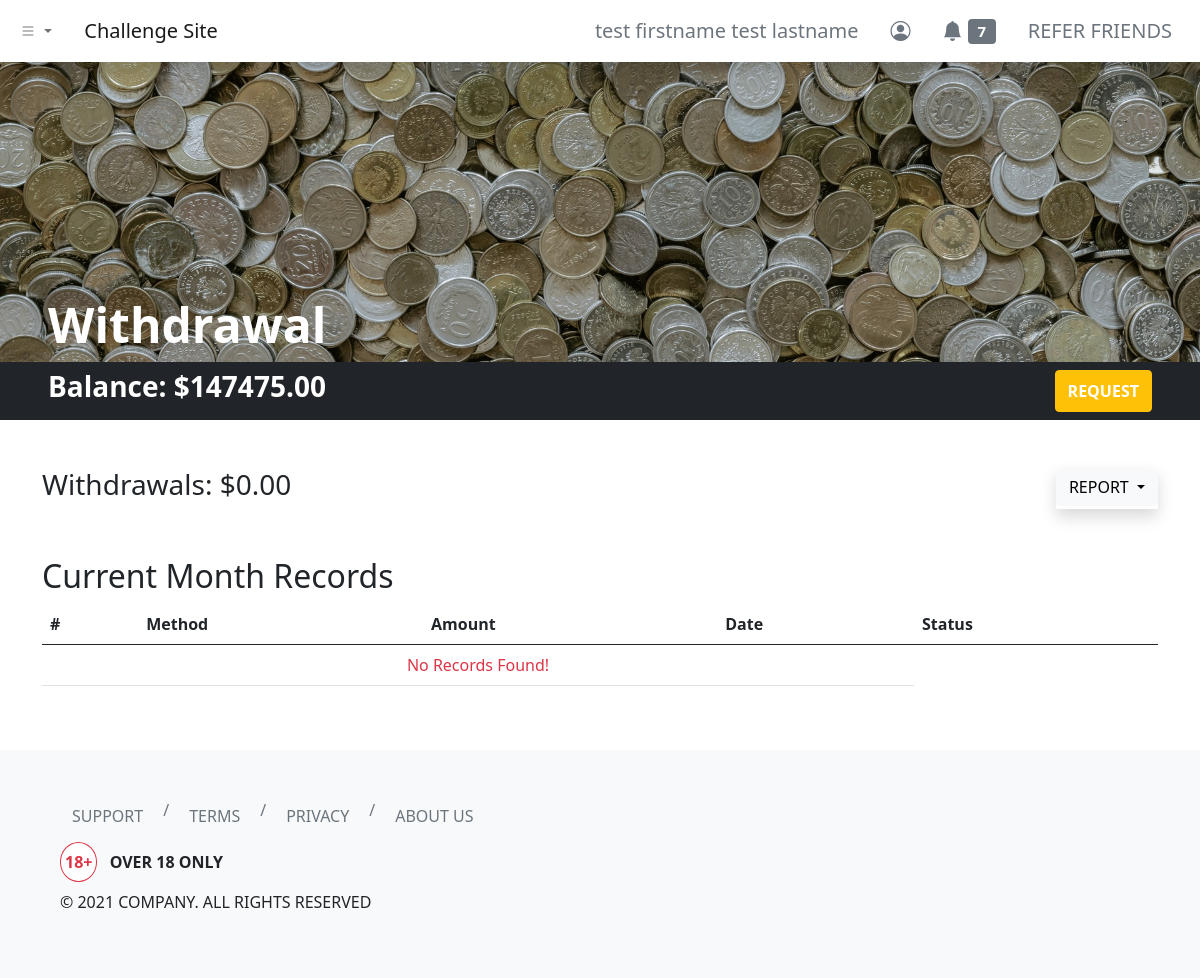
Screenshot of /dashboard/withdrawal/?report-filter=current-month (signed in) with the database file from the repository.
### tables this page shows
CREATE TABLE `users` (
  `id` int(11) NOT NULL,
  `username` varchar(255) NOT NULL,
  `first_name` varchar(255) NOT NULL,
  `last_name` varchar(255) NOT NULL,
  `email` varchar(255) NOT NULL,
  `user_password` varchar(255) NOT NULL,
  `balance` decimal(65,30) UNSIGNED NOT NULL DEFAULT 0.000000000000000000000000000000,
  `skill_points` int(11) NOT NULL
);

### php-apis/clean-input.php (called while the page is built)
<?php
function clean_input($data)
{
    $data = trim($data);
    $data = stripslashes($data);
    $data = htmlspecialchars($data);
    return $data;
}

### dashboard/withdrawal/index.php (the view, shortened to what this page needs)
<?php
include '../../header.php';
?>
<link rel="stylesheet" href="./index.css">
<div class="hero bg-dark d-flex align-items-end px-5">
    <h1 class="text-white display-5 fw-bold">Withdrawal</h1>
</div>
<div class="container-fluid bg-dark py-2 px-5">
    <div class="row">
        <div class="col d-flex justify-content-between">
            <h3 class="text-white fw-bold">Balance:
                <?php
                include_once '../../php-apis/db-config.php';
                include_once '../../php-apis/clean-input.php';
                $user_id = $_SESSION['id'];
                $sql3 = "SELECT * FROM users WHERE id=$user_id";
                $result3 = mysqli_query($conn, $sql3);
                if (mysqli_num_rows($result3) > 0) {
                    while ($row3 = mysqli_fetch_assoc($result3)) {
                        echo '$' . number_format($row3['balance'], 2, '.', '');
                    }
                } else {
                    header("Location: ../../php-apis/logout.php");
                    die();
                }
                ?>
            </h3>
            <button type="button" class="btn btn-warning text-uppercase text-white fw-bold" data-bs-toggle="modal" data-bs-target="#withdrawalModal">
                Request
            </button>
        </div>
    </div>
</div>
<div class="container my-5">
    <div class="row">
        <div class="col">
            <h3>Withdrawals:
                <?php
                $sql = "SELECT SUM(amount) AS withdrawalSum FROM withdrawal_log WHERE withdrawal_by = $user_id";
                $result = mysqli_query($conn, $sql);
                if (mysqli_num_rows($result) > 0) {
                    while ($row = mysqli_fetch_assoc($result)) {
                        echo '$' . number_format($row['withdrawalSum'], 2, '.', '');
                    }
                } else {
                    echo "$0.00";
                }
                ?>
            </h3>
        </div>
        <div class="col d-flex">
            <div class="dropdown shadow ms-auto">
                <button class="btn btn-light dropdown-toggle text-uppercase" type="button" data-bs-toggle="dropdown" aria-expanded="false">
                    Report
                </button>
            </div>
        </div>
    </div>
</div>
<div class="container my-5">
    <div class="row">
        <div class="col">
            <h2 class="text-capitalize"><?php echo (isset($_GET['report-filter']) && !empty($_GET['report-filter'])) ? (str_replace("-", " ", mysqli_real_escape_string($conn, clean_input($_GET['report-filter'])))) : ("All") ?> Records</h2>
            <table class="table">
                <thead>
                    <tr>
                        <th scope="col">#</th>
                        <th scope="col">Method</th>
                        <th scope="col">Amount</th>
                        <th scope="col">Date</th>
                        <th scope="col">Status</th>
                    </tr>
                </thead>
                <tbody>
                    <?php
                    if (isset($_GET['report-filter']) && !empty($_GET['report-filter'])) {
                        $reportFilter = mysqli_real_escape_string($conn, clean_input($_GET["report-filter"]));
                        switch ($reportFilter) {
                            case "current-month":
                                $sql2 = "SELECT * FROM withdrawal_log WHERE MONTH(server_timestamp) = MONTH(CURRENT_DATE()) AND YEAR(server_timestamp) = YEAR(CURRENT_DATE()) AND withdrawal_by = $user_id ORDER BY server_timestamp DESC";
                                break;
                        }
                    } else {
                        $sql2 = "SELECT * FROM withdrawal_log WHERE withdrawal_by = $user_id ORDER BY server_timestamp DESC";
                    }
                    $result2 = mysqli_query($conn, $sql2);
                    if (mysqli_num_rows($result2) > 0) {
                        $count = 1;
                        while ($row2 = mysqli_fetch_assoc($result2)) {
                    ?>
                            <tr>
                                <th scope="row"><?php echo $count; ?></th>
                                <td><?php echo $row2['method']; ?></td>
                                <td><?php echo '$' . number_format($row2['amount'], 2, '.', ''); ?></td>
                                <td><?php echo $row2['client_date']; ?></td>
                                <td><?php echo $row2['withdrawal_status']; ?></td>
                            </tr>
                        <?php
                            $count++;
                        }
                    } else {
                        ?>
                        <tr>
                            <td colspan="4" class="text-center text-danger">No Records Found!</td>
                        </tr>
                    <?php } ?>
                </tbody>
            </table>
        </div>
    </div>
</div>
<?php
include '../../footer.php';
?>

### header.php (shortened to what this page needs)
<?php
function urlPrefix()
{
    if (basename(getcwd()) === basename(__DIR__)) {
        return './';
    } elseif (basename(dirname(getcwd())) === basename(__DIR__)) {
        return '../';
    } elseif (basename(dirname(dirname(getcwd()))) === basename(__DIR__)) {
        return '../../';
    } elseif (basename(dirname(dirname(dirname(getcwd())))) === basename(__DIR__)) {
        return '../../../';
    } else {
        return './';
    }
}
?>
<!DOCTYPE html>
<html lang="en">
<head>
    <link href="https://cdn.jsdelivr.net/npm/bootstrap@5.0.0-beta2/dist/css/bootstrap.min.css" rel="stylesheet">
    <link rel="stylesheet" href="https://cdn.jsdelivr.net/npm/bootstrap-icons@1.3.0/font/bootstrap-icons.css">
</head>
<body>
    <nav class="navbar navbar-expand-sm navbar-light bg-white shadow">
        <div class="container-fluid">
            <ul class="navbar-nav me-4">
                <li class="nav-item dropdown">
                    <a class="nav-link dropdown-toggle" href="#" id="navbarDropdownMenuLink" role="button" data-bs-toggle="dropdown" aria-expanded="false">
                        <i class="bi bi-list"></i>
                    </a>
                </li>
            </ul>
            <a class="navbar-brand" href="<?php echo urlPrefix(); ?>">Challenge Site</a>
            <div class="collapse navbar-collapse" id="navbarNavDropdown">
                <ul class="navbar-nav ms-auto">
                    <?php if (isset($_SESSION['id'])) { ?>
                        <li class="nav-item">
                            <a class="btn btn-lg btn-outline-secondary border-0" aria-current="page" href="<?php echo urlPrefix() . 'dashboard/profile/'; ?>">
                                <?php
                                include_once urlPrefix() . 'php-apis/db-config.php';
                                $user_id = $_SESSION['id'];
                                $sql = "SELECT * FROM users WHERE id=$user_id";
                                $result = mysqli_query($conn, $sql);
                                if (mysqli_num_rows($result) > 0) {
                                    while ($row = mysqli_fetch_assoc($result)) {
                                        echo $row['first_name'] . ' ' . $row['last_name'];
                                    }
                                } else {
                                    header("Location: " . urlPrefix() . "php-apis/logout.php");
                                    die();
                                }
                                ?>
                            </a>
                        </li>
                        <li class="nav-item">
                            <a class="btn btn-lg btn-outline-secondary border-0" aria-current="page" href="<?php echo urlPrefix() . 'dashboard/profile/'; ?>"><i class="bi bi-person-circle"></i></a>
                        </li>
                        <li class="nav-item">
                            <a class="btn btn-lg btn-outline-secondary border-0" aria-current="page" href="<?php echo urlPrefix() . 'dashboard/notifications/'; ?>">
                                <i class="bi bi-bell-fill"></i>
                                <span class="badge bg-secondary">
                                    <?php
                                    $sql2 = "SELECT COUNT(*) AS unread_notifs FROM notifications WHERE notif_for = $user_id AND notif_status = 'unread'";
                                    $result2 = mysqli_query($conn, $sql2);
                                    if (mysqli_num_rows($result2) > 0) {
                                        while ($row2 = mysqli_fetch_assoc($result2)) {
                                            echo $row2['unread_notifs'];
                                        }
                                    } else {
                                        echo "0";
                                    }
                                    ?>
                                </span>
                            </a>
                        </li>
                        <li class="nav-item">
                            <a class="btn btn-lg btn-outline-secondary border-0" aria-current="page" href="<?php echo urlPrefix() . 'dashboard/refer/'; ?>">REFER FRIENDS</a>
                        </li>
                    <?php } else { ?>
                        <li class="nav-item">
                            <a class="btn btn-lg btn-outline-secondary border-0" aria-current="page" href="<?php echo urlPrefix() . 'login/'; ?>">ENTER</a>
                        </li>
                    <?php } ?>
                </ul>
            </div>
        </div>
    </nav>

### dashboard/withdrawal/index.css (style rules this page uses)
.hero { background-image: url('../../images/pawel-czerwinski-PtHP1wFSSYI-unsplash.jpg'); background-position: bottom; background-repeat: no-repeat; background-size: cover; min-height: 300px; }

### rows the page displays
users: first_name "test firstname", last_name "test lastname", balance "147475.00"

### other values shown
$row2['unread_notifs'] "7"
$row['withdrawalSum'] "0.00"
